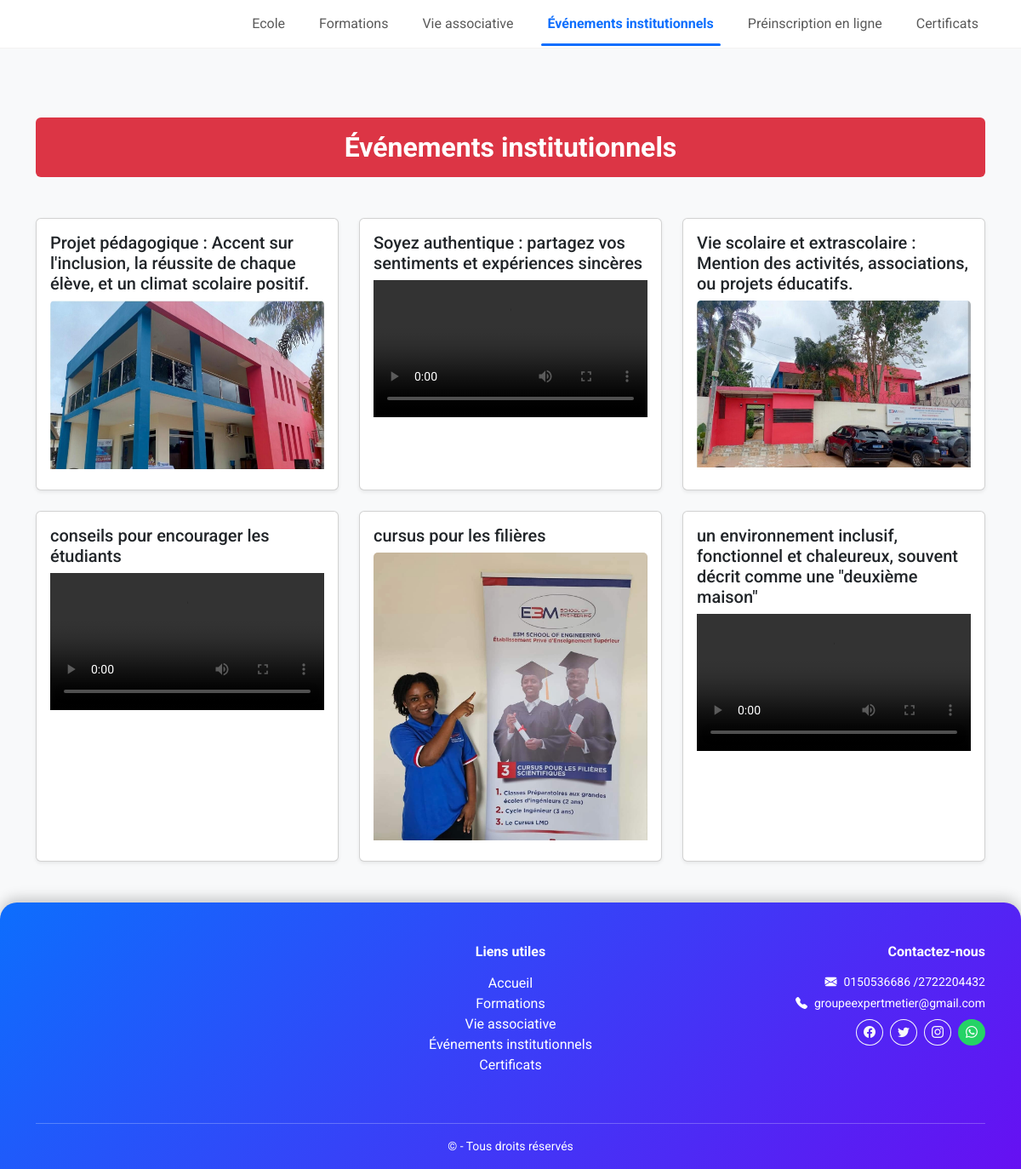
Page /evenementse/ on the committed database.
### myapp/models.py (models this page shows, shortened)
class Evenement_inst(models.Model):
    titre = models.CharField(max_length=200)
    image = models.ImageField(upload_to='evenements/', blank=True, null=True)
    video = models.FileField(upload_to='videos/', blank=True, null=True)

### myapp/views.py (the view)
# urls.py: path('evenementse/', evenements_view, name='evenements'),
def evenements_view(request):
    evenements = Evenement_inst.objects.all().order_by('titre')
    return render(request, 'evenements.html', {'evenements': evenements})

### myapp/templates/evenements.html (shortened to what this page needs)
{% extends 'base.html' %}
{% block content %}
<div class="container py-5">
    <h2 class="mb-4 fw-bold text-white bg-danger p-3 rounded text-center">
        Événements institutionnels
    </h2>
    {% if evenements %}
    <div class="row g-4 mt-3">
        {% for evenement in evenements %}
        <div class="col-lg-4 col-md-6 col-sm-12">
            <div class="card h-100 shadow-sm">
                <div class="card-body d-flex flex-column">
                    <h5 class="card-title">{{ evenement.titre }}</h5>
                    {% if evenement.image %}
                    <a href="{{ evenement.image.url }}" data-lightbox="evenement-{{ evenement.id }}" data-title="{{ evenement.titre }}">
                        <img src="{{ evenement.image.url }}" class="card-img-top mb-2" alt="{{ evenement.titre }}">
                    </a>
                    {% endif %}
                    {% if evenement.video %}
                    <video class="w-100 mb-2" controls>
                        <source src="{{ evenement.video.url }}" type="video/mp4">
                    </video>
                    {% endif %}
                </div>
            </div>
        </div>
        {% endfor %}
    </div>
    {% else %}
    <p class="text-center mt-4">Aucun événement pour le moment.</p>
    {% endif %}
</div>
{% endblock %}

### myapp/templates/base.html (style rules this page uses)
body { background-color: #f8f9fa; font-family: 'Roboto', sans-serif; scroll-behavior: smooth; padding-top: 90px; }

### rows in the picture
Evenement_inst: titre "Projet pédagogique : Accent sur l'inclusion, la réussite de chaque élève, et un climat scolaire positif.", image (picture)
Evenement_inst: titre "Soyez authentique : partagez vos sentiments et expériences sincères"
Evenement_inst: titre "Vie scolaire et extrascolaire : Mention des activités, associations, ou projets éducatifs.", image (picture)
Evenement_inst: titre "conseils pour encourager les étudiants"
Evenement_inst: titre "cursus pour les filières", image (picture)
Evenement_inst: titre "un environnement inclusif, fonctionnel et chaleureux, souvent décrit comme une \"deuxième maison\""
